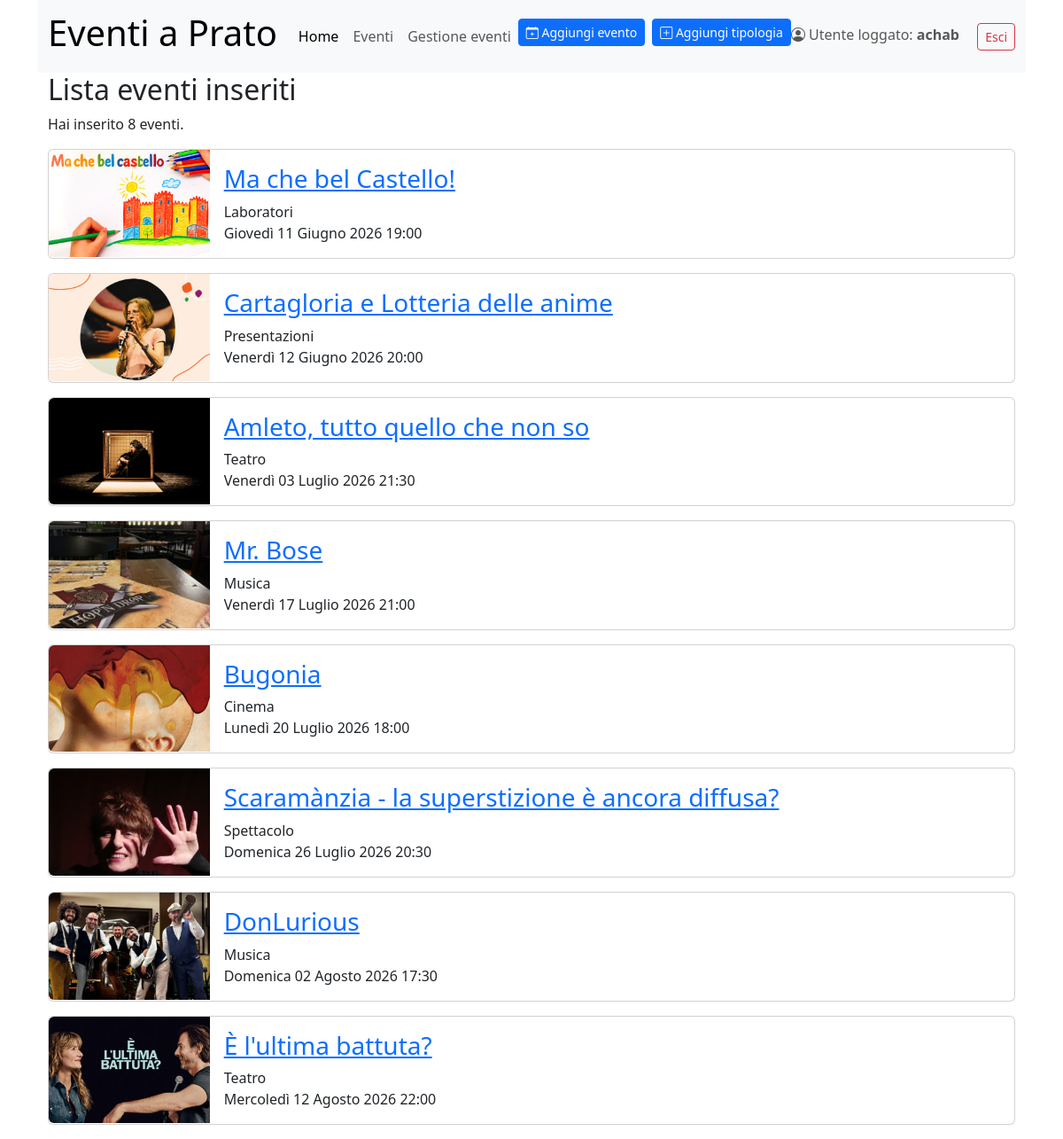
Before: /eventi_inseriti/ (signed in) with the older database file.
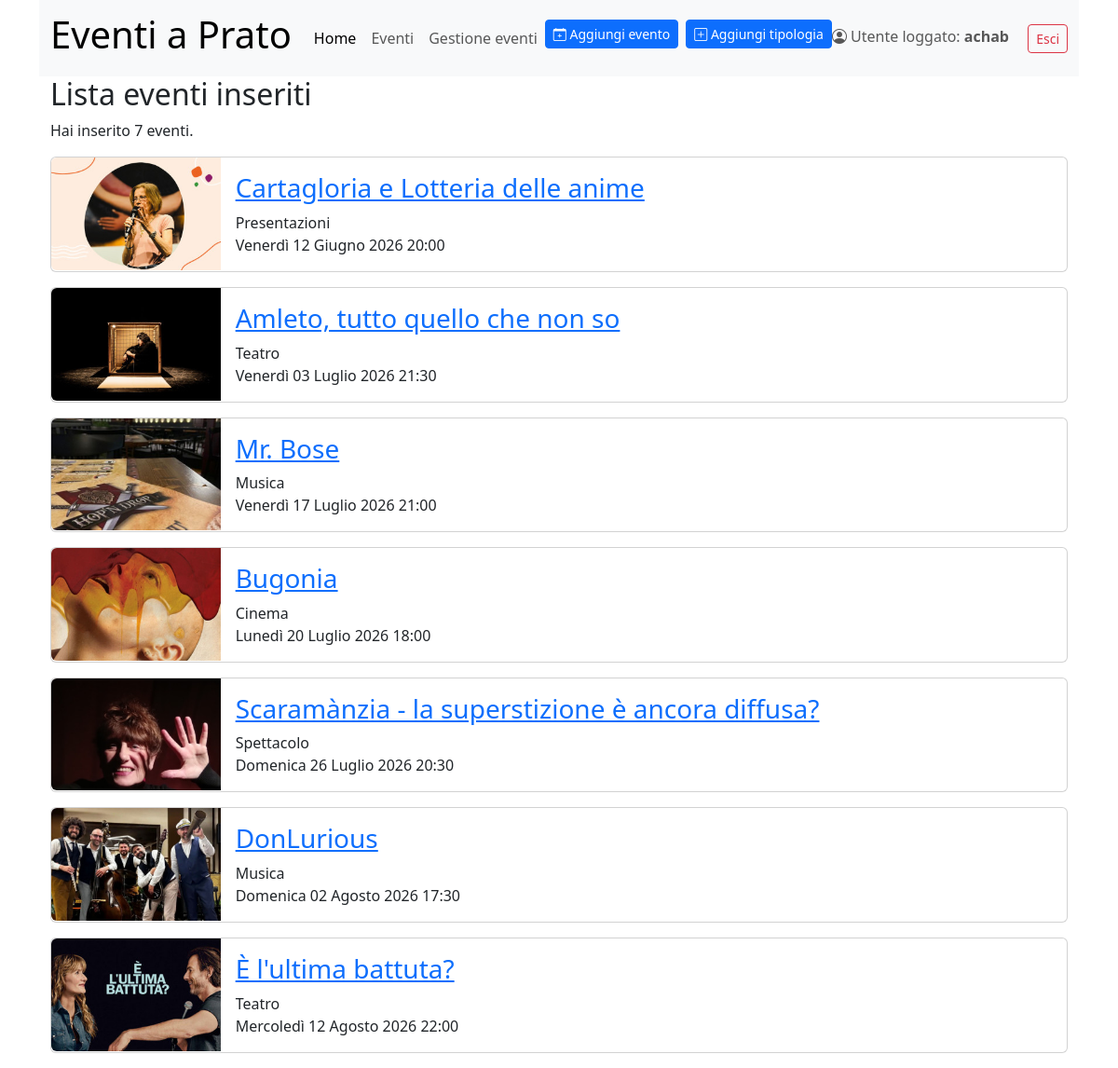
After: the same page with the newer database file.
### eventi_gestione/models.py (models this page shows, shortened)
class Eventi(models.Model):
    nome_evento = models.CharField(max_length=100)
    descrizione_evento = models.TextField()
    tipo_evento = models.ForeignKey(Tipologia,on_delete=models.CASCADE)
    luogo_evento = models.CharField(max_length=100)
    data_ora_evento = models.DateTimeField()
    immagine_evento = models.ImageField(upload_to='eventi/', blank=True, null=True)
    posti_prenotabili = models.PositiveIntegerField(null=True, blank=True)
    creatore = models.ForeignKey(CustomUser, on_delete=models.CASCADE, related_name='eventi_creati', limit_choices_to={'groups__name': 'redattori'})

class Tipologia(models.Model):
    nome_tipo = models.CharField(max_length=100)
    creatore = models.ForeignKey(CustomUser, on_delete=models.CASCADE, related_name='tipologie_create')
    def __str__(self):
        return self.nome_tipo

### eventi_pagine/views.py (the view)
# urls.py: path("eventi_inseriti/", EditorEventListView.as_view(), name="eventi_inseriti"),
class EditorEventListView(LoginRequiredMixin, ListView):
    model = Eventi
    template_name = 'gestione_eventi_elenco.html'
    context_object_name = 'gestione_eventi_elenco'
    def get_queryset(self):
        return Eventi.objects.filter(creatore=self.request.user)

### eventi_pagine/templatetags/auth_extras.py (called while the page is built)
@register.filter(name='has_group')
def has_group(user, group_name):
    return user.groups.filter(name=group_name).exists()

### templates/gestione_eventi_elenco.html
{% extends "base.html" %}
{% block content %}
    <h2>Lista eventi inseriti</h2>
    {% if gestione_eventi_elenco %}
        <p>Hai inserito {{ gestione_eventi_elenco.count }} eventi.</p>
            {% for evento_inserito in gestione_eventi_elenco %}
                <div class="card mb-3" >
                    <div class="row g-0">
                        <div class="col-md-2">
                            {% if evento_inserito.immagine_evento %}
                                <img src="{{ evento_inserito.immagine_evento.url }}" class="img-fluid rounded-start" alt="">
                            {% endif %}
                        </div>
                        <div class="col-md-10">
                                <div class="card-body">
                                    <h3 class="card-title" class="h5"><a href="{% url 'evento' evento_inserito.id %}">{{ evento_inserito.nome_evento }}</a></h3>
                                    <p class="card-text">
                                        {{ evento_inserito.tipo_evento}}<br>
                                        {{ evento_inserito.data_ora_evento }}<br>
                                    </p>
                                </div>
                        </div>
                    </div>
                </div>
            {% endfor %}
    {% else %}
        <p class="alert alert-warning" role="alert">Nessun evento inserito</p>
    {% endif %}
{% endblock content %}

Changed rows visible on the page:
removed Eventi: immagine_evento (picture), nome_evento "Ma che bel Castello!", tipo_evento "Laboratori", data_ora_evento "Giovedì 11 Giugno 2026 19:00"
Other visible differences:
{{ gestione_eventi_elenco.count }}: "8" → "7"
